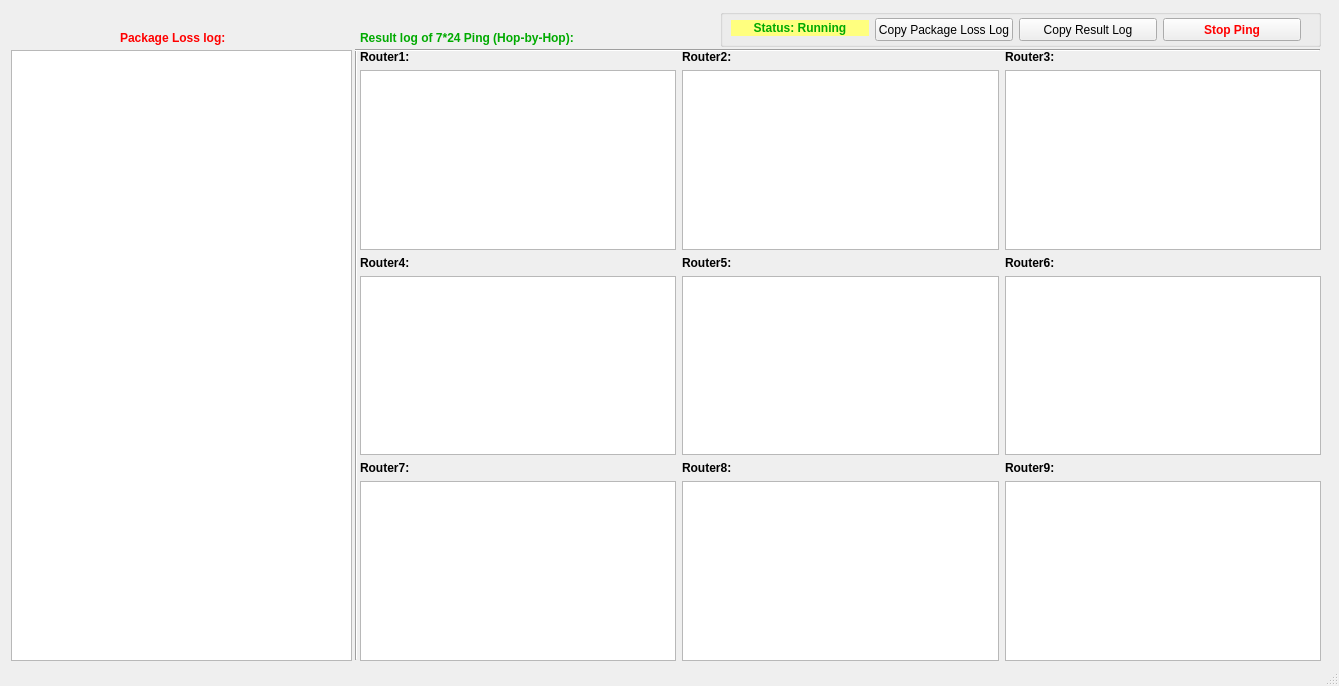
<?xml version="1.0" encoding="UTF-8"?>
<ui version="4.0">
 <class>all_day_ping_result_popup</class>
 <widget class="QMainWindow" name="all_day_ping_result_popup">
  <property name="geometry">
   <rect>
    <x>0</x>
    <y>0</y>
    <width>1339</width>
    <height>686</height>
   </rect>
  </property>
  <property name="windowTitle">
   <string>All Day Ping Result</string>
  </property>
  <property name="windowIcon">
   <iconset resource="donkey.qrc">
    <normaloff>:/dsc/dsc.ico</normaloff>:/dsc/dsc.ico</iconset>
  </property>
  <widget class="QWidget" name="centralwidget">
   <widget class="Line" name="label_none">
    <property name="geometry">
     <rect>
      <x>355</x>
      <y>42</y>
      <width>965</width>
      <height>16</height>
     </rect>
    </property>
    <property name="orientation">
     <enum>Qt::Horizontal</enum>
    </property>
   </widget>
   <widget class="QGroupBox" name="groupBox">
    <property name="geometry">
     <rect>
      <x>720</x>
      <y>9</y>
      <width>601</width>
      <height>38</height>
     </rect>
    </property>
    <property name="styleSheet">
     <string notr="true"/>
    </property>
    <property name="title">
     <string/>
    </property>
    <widget class="QLabel" name="label_7_24_ping_status">
     <property name="geometry">
      <rect>
       <x>11</x>
       <y>11</y>
       <width>138</width>
       <height>16</height>
      </rect>
     </property>
     <property name="minimumSize">
      <size>
       <width>138</width>
       <height>0</height>
      </size>
     </property>
     <property name="maximumSize">
      <size>
       <width>138</width>
       <height>16777215</height>
      </size>
     </property>
     <property name="font">
      <font>
       <pointsize>9</pointsize>
       <weight>75</weight>
       <bold>true</bold>
      </font>
     </property>
     <property name="styleSheet">
      <string notr="true">color: rgb(255, 0, 0);
background-color: rgb(255, 255, 127);</string>
     </property>
     <property name="text">
      <string>&lt;html&gt;&lt;head/&gt;&lt;body&gt;&lt;p align=&quot;center&quot;&gt;&lt;span style=&quot; color:#00aa00;&quot;&gt;Status: Running&lt;/span&gt;&lt;/p&gt;&lt;/body&gt;&lt;/html&gt;</string>
     </property>
     <property name="alignment">
      <set>Qt::AlignCenter</set>
     </property>
    </widget>
    <widget class="QPushButton" name="pushButton_copy_result_log">
     <property name="geometry">
      <rect>
       <x>299</x>
       <y>9</y>
       <width>138</width>
       <height>23</height>
      </rect>
     </property>
     <property name="minimumSize">
      <size>
       <width>138</width>
       <height>0</height>
      </size>
     </property>
     <property name="maximumSize">
      <size>
       <width>138</width>
       <height>16777215</height>
      </size>
     </property>
     <property name="font">
      <font>
       <pointsize>9</pointsize>
       <weight>50</weight>
       <bold>false</bold>
      </font>
     </property>
     <property name="text">
      <string>Copy Result Log</string>
     </property>
    </widget>
    <widget class="QPushButton" name="pushButton_stop_ping">
     <property name="geometry">
      <rect>
       <x>443</x>
       <y>9</y>
       <width>138</width>
       <height>23</height>
      </rect>
     </property>
     <property name="minimumSize">
      <size>
       <width>138</width>
       <height>0</height>
      </size>
     </property>
     <property name="maximumSize">
      <size>
       <width>138</width>
       <height>16777215</height>
      </size>
     </property>
     <property name="font">
      <font>
       <pointsize>9</pointsize>
       <weight>75</weight>
       <bold>true</bold>
      </font>
     </property>
     <property name="styleSheet">
      <string notr="true">color: rgb(255, 0, 0);</string>
     </property>
     <property name="text">
      <string>Stop Ping</string>
     </property>
    </widget>
    <widget class="QPushButton" name="pushButton_copy_package_loss_log">
     <property name="geometry">
      <rect>
       <x>155</x>
       <y>9</y>
       <width>138</width>
       <height>23</height>
      </rect>
     </property>
     <property name="minimumSize">
      <size>
       <width>138</width>
       <height>0</height>
      </size>
     </property>
     <property name="maximumSize">
      <size>
       <width>138</width>
       <height>16777215</height>
      </size>
     </property>
     <property name="font">
      <font>
       <pointsize>9</pointsize>
       <weight>50</weight>
       <bold>false</bold>
      </font>
     </property>
     <property name="text">
      <string>Copy Package Loss Log</string>
     </property>
    </widget>
   </widget>
   <widget class="QTextEdit" name="textEdit_package_loss_log">
    <property name="geometry">
     <rect>
      <x>11</x>
      <y>50</y>
      <width>341</width>
      <height>611</height>
     </rect>
    </property>
    <property name="maximumSize">
     <size>
      <width>400</width>
      <height>16777215</height>
     </size>
    </property>
   </widget>
   <widget class="Line" name="line">
    <property name="geometry">
     <rect>
      <x>346</x>
      <y>49</y>
      <width>20</width>
      <height>611</height>
     </rect>
    </property>
    <property name="orientation">
     <enum>Qt::Vertical</enum>
    </property>
   </widget>
   <widget class="QWidget" name="layoutWidget">
    <property name="geometry">
     <rect>
      <x>360</x>
      <y>50</y>
      <width>961</width>
      <height>611</height>
     </rect>
    </property>
    <layout class="QGridLayout" name="gridLayout">
     <item row="5" column="2">
      <widget class="QTextEdit" name="textEdit_ping_result_9"/>
     </item>
     <item row="5" column="1">
      <widget class="QTextEdit" name="textEdit_ping_result_8"/>
     </item>
     <item row="2" column="1">
      <widget class="QLabel" name="label_route5">
       <property name="font">
        <font>
         <weight>75</weight>
         <bold>true</bold>
        </font>
       </property>
       <property name="text">
        <string>&lt;html&gt;&lt;head/&gt;&lt;body&gt;&lt;p&gt;&lt;span style=&quot; font-weight:600;&quot;&gt;Router5: &lt;/span&gt;&lt;/p&gt;&lt;/body&gt;&lt;/html&gt;</string>
       </property>
      </widget>
     </item>
     <item row="0" column="0">
      <widget class="QLabel" name="label_route1">
       <property name="font">
        <font>
         <weight>75</weight>
         <bold>true</bold>
        </font>
       </property>
       <property name="text">
        <string>&lt;html&gt;&lt;head/&gt;&lt;body&gt;&lt;p&gt;&lt;span style=&quot; font-weight:600;&quot;&gt;Router1: &lt;/span&gt;&lt;/p&gt;&lt;/body&gt;&lt;/html&gt;</string>
       </property>
      </widget>
     </item>
     <item row="2" column="0">
      <widget class="QLabel" name="label_route4">
       <property name="font">
        <font>
         <weight>75</weight>
         <bold>true</bold>
        </font>
       </property>
       <property name="text">
        <string>&lt;html&gt;&lt;head/&gt;&lt;body&gt;&lt;p&gt;&lt;span style=&quot; font-weight:600;&quot;&gt;Router4: &lt;/span&gt;&lt;/p&gt;&lt;/body&gt;&lt;/html&gt;</string>
       </property>
      </widget>
     </item>
     <item row="3" column="2">
      <widget class="QTextEdit" name="textEdit_ping_result_6"/>
     </item>
     <item row="4" column="1">
      <widget class="QLabel" name="label_route8">
       <property name="font">
        <font>
         <weight>75</weight>
         <bold>true</bold>
        </font>
       </property>
       <property name="text">
        <string>&lt;html&gt;&lt;head/&gt;&lt;body&gt;&lt;p&gt;&lt;span style=&quot; font-weight:600;&quot;&gt;Router8: &lt;/span&gt;&lt;/p&gt;&lt;/body&gt;&lt;/html&gt;</string>
       </property>
      </widget>
     </item>
     <item row="4" column="0">
      <widget class="QLabel" name="label_route7">
       <property name="font">
        <font>
         <weight>75</weight>
         <bold>true</bold>
        </font>
       </property>
       <property name="text">
        <string>&lt;html&gt;&lt;head/&gt;&lt;body&gt;&lt;p&gt;&lt;span style=&quot; font-weight:600;&quot;&gt;Router7: &lt;/span&gt;&lt;/p&gt;&lt;/body&gt;&lt;/html&gt;</string>
       </property>
      </widget>
     </item>
     <item row="1" column="2">
      <widget class="QTextEdit" name="textEdit_ping_result_3"/>
     </item>
     <item row="3" column="0">
      <widget class="QTextEdit" name="textEdit_ping_result_4"/>
     </item>
     <item row="1" column="1">
      <widget class="QTextEdit" name="textEdit_ping_result_2"/>
     </item>
     <item row="1" column="0">
      <widget class="QTextEdit" name="textEdit_ping_result_1">
       <property name="placeholderText">
        <string/>
       </property>
      </widget>
     </item>
     <item row="2" column="2">
      <widget class="QLabel" name="label_route6">
       <property name="font">
        <font>
         <weight>75</weight>
         <bold>true</bold>
        </font>
       </property>
       <property name="text">
        <string>&lt;html&gt;&lt;head/&gt;&lt;body&gt;&lt;p&gt;&lt;span style=&quot; font-weight:600;&quot;&gt;Router6: &lt;/span&gt;&lt;/p&gt;&lt;/body&gt;&lt;/html&gt;</string>
       </property>
      </widget>
     </item>
     <item row="5" column="0">
      <widget class="QTextEdit" name="textEdit_ping_result_7"/>
     </item>
     <item row="0" column="1">
      <widget class="QLabel" name="label_route2">
       <property name="font">
        <font>
         <weight>75</weight>
         <bold>true</bold>
        </font>
       </property>
       <property name="text">
        <string>&lt;html&gt;&lt;head/&gt;&lt;body&gt;&lt;p&gt;&lt;span style=&quot; font-weight:600;&quot;&gt;Router2: &lt;/span&gt;&lt;/p&gt;&lt;/body&gt;&lt;/html&gt;</string>
       </property>
      </widget>
     </item>
     <item row="4" column="2">
      <widget class="QLabel" name="label_route9">
       <property name="font">
        <font>
         <weight>75</weight>
         <bold>true</bold>
        </font>
       </property>
       <property name="text">
        <string>&lt;html&gt;&lt;head/&gt;&lt;body&gt;&lt;p&gt;&lt;span style=&quot; font-weight:600;&quot;&gt;Router9: &lt;/span&gt;&lt;/p&gt;&lt;/body&gt;&lt;/html&gt;</string>
       </property>
      </widget>
     </item>
     <item row="3" column="1">
      <widget class="QTextEdit" name="textEdit_ping_result_5"/>
     </item>
     <item row="0" column="2">
      <widget class="QLabel" name="label_route3">
       <property name="font">
        <font>
         <weight>75</weight>
         <bold>true</bold>
        </font>
       </property>
       <property name="text">
        <string>&lt;html&gt;&lt;head/&gt;&lt;body&gt;&lt;p&gt;&lt;span style=&quot; font-weight:600;&quot;&gt;Router3: &lt;/span&gt;&lt;/p&gt;&lt;/body&gt;&lt;/html&gt;</string>
       </property>
      </widget>
     </item>
    </layout>
   </widget>
   <widget class="QLabel" name="label">
    <property name="geometry">
     <rect>
      <x>360</x>
      <y>30</y>
      <width>239</width>
      <height>16</height>
     </rect>
    </property>
    <property name="text">
     <string>&lt;html&gt;&lt;head/&gt;&lt;body&gt;&lt;p&gt;&lt;span style=&quot; font-size:9pt; font-weight:600; color:#00aa00;&quot;&gt;Result log of 7*24 Ping (Hop-by-Hop):&lt;/span&gt;&lt;/p&gt;&lt;/body&gt;&lt;/html&gt;</string>
    </property>
   </widget>
   <widget class="QLabel" name="label_2">
    <property name="geometry">
     <rect>
      <x>120</x>
      <y>30</y>
      <width>108</width>
      <height>16</height>
     </rect>
    </property>
    <property name="minimumSize">
     <size>
      <width>0</width>
      <height>0</height>
     </size>
    </property>
    <property name="maximumSize">
     <size>
      <width>330</width>
      <height>16777215</height>
     </size>
    </property>
    <property name="text">
     <string>&lt;html&gt;&lt;head/&gt;&lt;body&gt;&lt;p&gt;&lt;span style=&quot; font-size:9pt; font-weight:600; color:#ff0000;&quot;&gt;Package Loss log:&lt;/span&gt;&lt;/p&gt;&lt;/body&gt;&lt;/html&gt;</string>
    </property>
   </widget>
   <zorder>textEdit_package_loss_log</zorder>
   <zorder>line</zorder>
   <zorder>label</zorder>
   <zorder>label_2</zorder>
   <zorder>layoutWidget</zorder>
   <zorder>label_none</zorder>
   <zorder>groupBox</zorder>
  </widget>
  <widget class="QStatusBar" name="statusbar"/>
 </widget>
 <resources>
  <include location="donkey.qrc"/>
  <include location="donkey_for_input_alarms_window.qrc"/>
 </resources>
 <connections/>
</ui>
